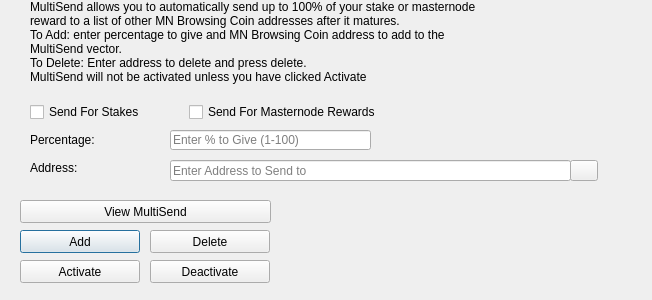
<?xml version="1.0" encoding="UTF-8"?>
<ui version="4.0">
 <class>MultiSendDialog</class>
 <widget class="QDialog" name="MultiSendDialog">
  <property name="windowModality">
   <enum>Qt::NonModal</enum>
  </property>
  <property name="geometry">
   <rect>
    <x>0</x>
    <y>0</y>
    <width>652</width>
    <height>300</height>
   </rect>
  </property>
  <property name="windowTitle">
   <string>MultiSend</string>
  </property>
  <widget class="QLineEdit" name="multiSendPercentEdit">
   <property name="geometry">
    <rect>
     <x>170</x>
     <y>130</y>
     <width>201</width>
     <height>20</height>
    </rect>
   </property>
   <property name="toolTip">
    <string>Enter whole numbers 1 - 100</string>
   </property>
   <property name="placeholderText">
    <string>Enter % to Give (1-100)</string>
   </property>
  </widget>
  <widget class="QLineEdit" name="multiSendAddressEdit">
   <property name="geometry">
    <rect>
     <x>170</x>
     <y>160</y>
     <width>401</width>
     <height>21</height>
    </rect>
   </property>
   <property name="toolTip">
    <string/>
   </property>
   <property name="placeholderText">
    <string>Enter Address to Send to</string>
   </property>
  </widget>
  <widget class="QLabel" name="label_2">
   <property name="geometry">
    <rect>
     <x>30</x>
     <y>0</y>
     <width>451</width>
     <height>121</height>
    </rect>
   </property>
   <property name="lineWidth">
    <number>1</number>
   </property>
   <property name="text">
    <string>MultiSend allows you to automatically send up to 100% of your stake or masternode reward to a list of other MN Browsing Coin addresses after it matures.
To Add: enter percentage to give and MN Browsing Coin address to add to the MultiSend vector.
To Delete: Enter address to delete and press delete.
MultiSend will not be activated unless you have clicked Activate</string>
   </property>
   <property name="alignment">
    <set>Qt::AlignLeading|Qt::AlignLeft|Qt::AlignTop</set>
   </property>
   <property name="wordWrap">
    <bool>true</bool>
   </property>
  </widget>
  <widget class="QLabel" name="message">
   <property name="geometry">
    <rect>
     <x>290</x>
     <y>200</y>
     <width>351</width>
     <height>91</height>
    </rect>
   </property>
   <property name="text">
    <string/>
   </property>
  </widget>
  <widget class="QPushButton" name="addButton">
   <property name="geometry">
    <rect>
     <x>20</x>
     <y>230</y>
     <width>120</width>
     <height>23</height>
    </rect>
   </property>
   <property name="toolTip">
    <string/>
   </property>
   <property name="statusTip">
    <string>Add to MultiSend Vector</string>
   </property>
   <property name="text">
    <string>Add</string>
   </property>
  </widget>
  <widget class="QPushButton" name="disableButton">
   <property name="geometry">
    <rect>
     <x>150</x>
     <y>260</y>
     <width>120</width>
     <height>23</height>
    </rect>
   </property>
   <property name="statusTip">
    <string>Deactivate MultiSend</string>
   </property>
   <property name="text">
    <string>Deactivate</string>
   </property>
  </widget>
  <widget class="QPushButton" name="addressBookButton">
   <property name="geometry">
    <rect>
     <x>570</x>
     <y>160</y>
     <width>28</width>
     <height>21</height>
    </rect>
   </property>
   <property name="toolTip">
    <string>Choose an address from the address book</string>
   </property>
   <property name="text">
    <string/>
   </property>
   <property name="icon">
    <iconset resource="../mnbrowsingcoin.qrc">
     <normaloff>:/icons/address-book</normaloff>:/icons/address-book</iconset>
   </property>
   <property name="shortcut">
    <string>Alt+A</string>
   </property>
   <property name="autoDefault">
    <bool>false</bool>
   </property>
  </widget>
  <widget class="QLabel" name="label">
   <property name="geometry">
    <rect>
     <x>30</x>
     <y>130</y>
     <width>121</width>
     <height>20</height>
    </rect>
   </property>
   <property name="toolTip">
    <string>Percentage of stake to send</string>
   </property>
   <property name="text">
    <string>Percentage:</string>
   </property>
  </widget>
  <widget class="QLabel" name="label_5">
   <property name="geometry">
    <rect>
     <x>30</x>
     <y>160</y>
     <width>111</width>
     <height>16</height>
    </rect>
   </property>
   <property name="toolTip">
    <string>Address to send portion of stake to</string>
   </property>
   <property name="text">
    <string>Address:</string>
   </property>
  </widget>
  <widget class="QPushButton" name="deleteButton">
   <property name="geometry">
    <rect>
     <x>150</x>
     <y>230</y>
     <width>120</width>
     <height>23</height>
    </rect>
   </property>
   <property name="toolTip">
    <string/>
   </property>
   <property name="statusTip">
    <string>Delete Address From MultiSend Vector</string>
   </property>
   <property name="text">
    <string>Delete</string>
   </property>
  </widget>
  <widget class="QPushButton" name="activateButton">
   <property name="geometry">
    <rect>
     <x>20</x>
     <y>260</y>
     <width>120</width>
     <height>23</height>
    </rect>
   </property>
   <property name="statusTip">
    <string>Activate MultiSend</string>
   </property>
   <property name="text">
    <string>Activate</string>
   </property>
  </widget>
  <widget class="QPushButton" name="viewButton">
   <property name="geometry">
    <rect>
     <x>20</x>
     <y>200</y>
     <width>251</width>
     <height>23</height>
    </rect>
   </property>
   <property name="toolTip">
    <string/>
   </property>
   <property name="statusTip">
    <string>View MultiSend Vector</string>
   </property>
   <property name="text">
    <string>View MultiSend</string>
   </property>
  </widget>
  <widget class="QWidget" name="horizontalLayoutWidget">
   <property name="geometry">
    <rect>
     <x>30</x>
     <y>100</y>
     <width>351</width>
     <height>24</height>
    </rect>
   </property>
   <layout class="QHBoxLayout" name="horizontalLayout">
    <item>
     <widget class="QCheckBox" name="multiSendStakeCheckBox">
      <property name="text">
       <string>Send For Stakes</string>
      </property>
     </widget>
    </item>
    <item>
     <widget class="QCheckBox" name="multiSendMasternodeCheckBox">
      <property name="text">
       <string>Send For Masternode Rewards</string>
      </property>
     </widget>
    </item>
   </layout>
  </widget>
 </widget>
 <resources>
  <include location="../mnbrowsingcoin.qrc"/>
 </resources>
 <connections/>
</ui>
